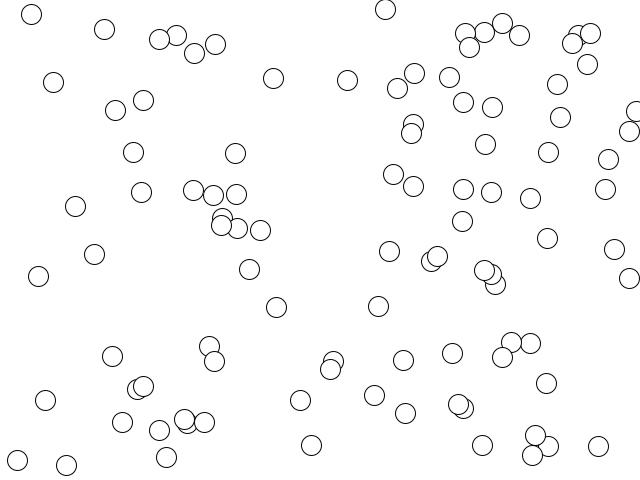
Frame 1 (no input)
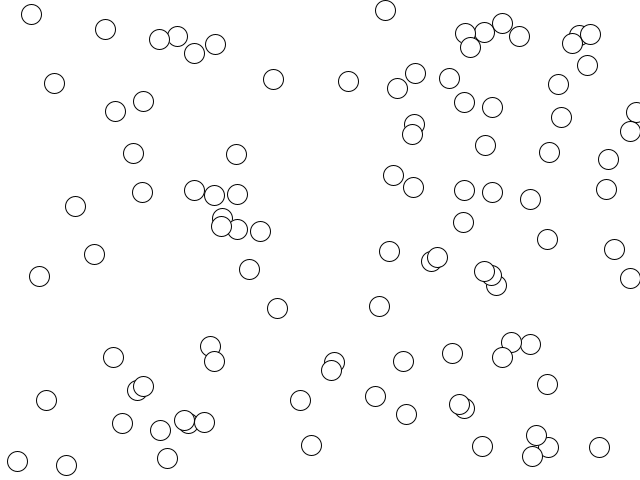
Frame 60 (the mouse pressed at the canvas centre just before this capture)
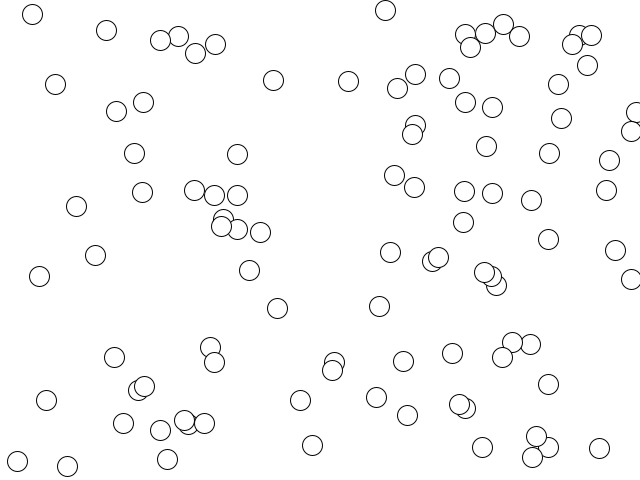
Frame 120 (the mouse held since frame 60 and released just before this capture)

The Processing sketch that drew these frames (run headless with seeded random() and noise(); from frame 60 on, the mouse is pressed at the canvas centre):

// Processing sketch: Processing_Assignment_6
// ── Processing_Assignment_6.pde
float timePerFrame = 0.016f;

int numberOfHumanoids = 100;

CharacterManager charMgr;

void setup() {
	size(640, 480);
	charMgr = new CharacterManager(numberOfHumanoids);
}

void draw() {
	background(255);

	charMgr.update();
}
// ── CharacterManager.pde
class CharacterManager {
	Humanoid[] humanoids;

	public CharacterManager (int amount) {
		humanoids = new Humanoid[amount];

		for (int i = 0; i < humanoids.length; ++i) {
			humanoids[i] = new Humanoid();
		}
	}

	void update(){
		for (int i = 0; i < humanoids.length; ++i) {
			humanoids[i].move();
			humanoids[i].bounce();
			humanoids[i].draw();
		}
	}

}
// ── Human.pde
class Human extends Humanoid {

	public Human() {
		super();
		
	}
}
// ── Humanoid.pde
class Humanoid {
	PVector position, velocity;

	public Humanoid() {
		position = new PVector(random(width), random(height));
		velocity = new PVector(random(1), random(1));
	}

	void move() {
		position.x += timePerFrame * velocity.x;
		position.y += timePerFrame * velocity.y;
	}

	void bounce() {
		if (position.x > width || position.x < 0) {
			velocity.x *= -1;
		}
		if (position.y > height || position.y < 0) {
			velocity.y *= -1;
		}
	}

	void draw() {
		ellipse(position.x, position.y, 20, 20);
	}

}
